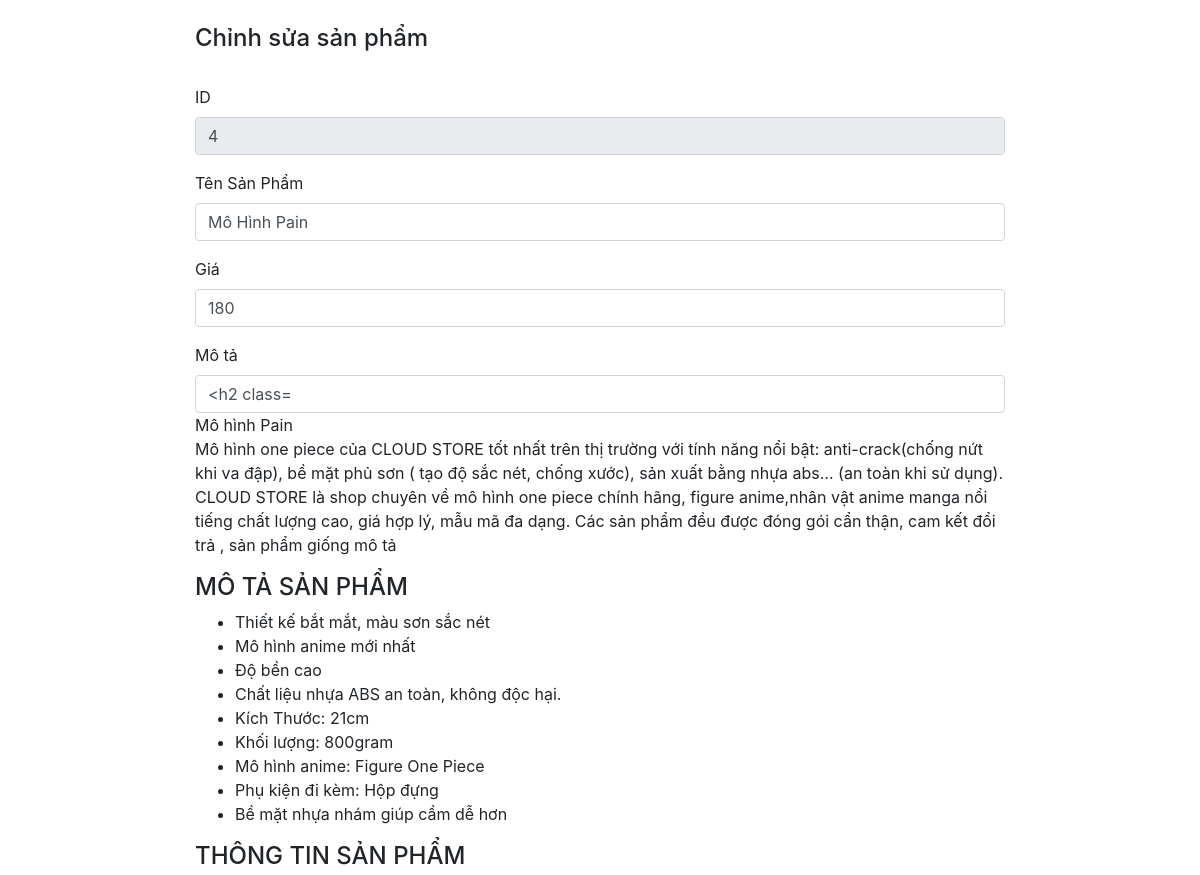
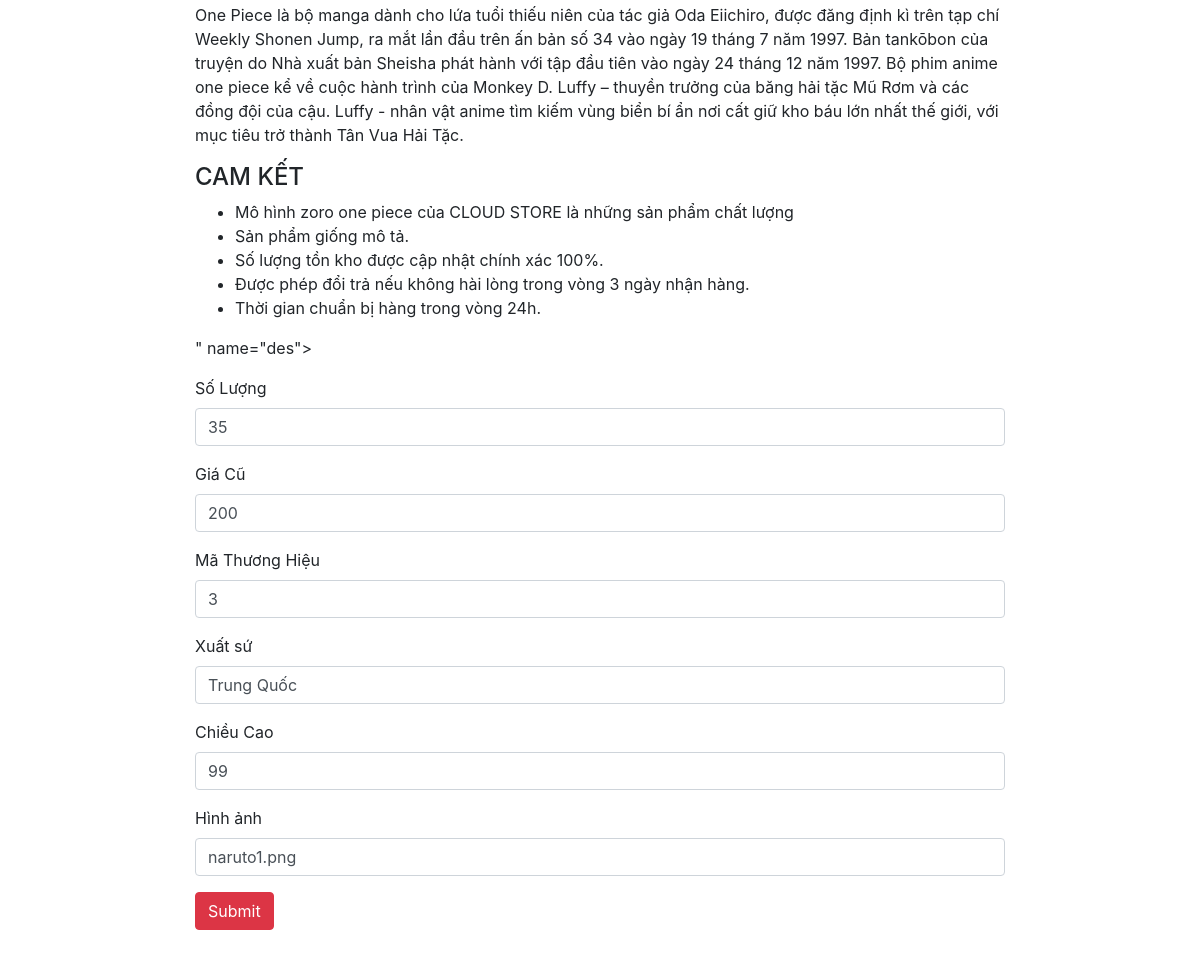
The page /web/admin/editProduct.php?id=4 on the database its author committed (2 pictures, top to bottom).
### tables this page shows
CREATE TABLE `product` (
  `id` int(8) NOT NULL auto_increment,
  `name` varchar(255) NOT NULL,
  `price` float NOT NULL,
  `lastPrice` double NOT NULL,
  `des` text NOT NULL,
  `idBrand` varchar(255) NOT NULL,
  `quantity` varchar(255) NOT NULL,
  `image` varchar(255) NOT NULL,
  `origin` varchar(255) NOT NULL,
  `size` varchar(255) NOT NULL,
  `material` varchar(255) NOT NULL,
  PRIMARY KEY  (`id`),
  KEY `idBrand` (`idBrand`)
);

### web/admin/editProduct.php (the view, shortened to what this page needs)
<?php
    $p = new myhome();
    $sqlConnect = $p->connect();
    $id = $_REQUEST['id'];
    $sql_up= "select *from product where id=".$id."";
    $query_up= mysql_query($sql_up,$sqlConnect);
    $row_up= mysql_fetch_assoc($query_up);
?>
<!DOCTYPE html>
<html lang="en">
<head>
    <link rel="stylesheet" href="https://maxcdn.bootstrapcdn.com/bootstrap/4.3.1/css/bootstrap.min.css">
</head>
<body>
<div class="container text-left" style="width: 70%; margin-bottom: 3rem;">
        <br>
        <h4>
            Chỉnh sửa sản phẩm
        </h4>
        <br>
        <form method="POST" action="" enctype="multipart/form-data">
            <div class="form-group">
                <label for="formGroupExampleInput4">ID</label>
                <input type="text" class="form-control" required value="<?php echo $row_up['id'] ?>" name="id" disabled>
            </div>
            <div class="form-group">
                <label for="formGroupExampleInput">Tên Sản Phẩm</label>
                <input type="text" class="form-control" required value="<?php echo $row_up['name'] ?>" name="name">
            </div>
            <div class="form-group">
                <label for="formGroupExampleInput2">Giá</label>
                <input type="text" class="form-control" required value="<?php echo $row_up['price'] ?>" name="price">
            </div>
            <div class="form-group">
                <label for="formGroupExampleInput4">Mô tả</label>
                <input type="text" class="form-control" required value="<?php echo $row_up['des'] ?>" name="des">
            </div>
            <div class="form-group">
                <label for="formGroupExampleInput2">Số Lượng</label>
                <input type="text" class="form-control" required value="<?php echo $row_up['quantity'] ?>" name="quantity">
            </div>
            <div class="form-group">
                <label for="formGroupExampleInput2">Giá Cũ</label>
                <input type="text" class="form-control" required value="<?php echo $row_up['lastPrice'] ?>" name="lastPrice">
            </div>
            <div class="form-group">
                <label for="formGroupExampleInput2">Mã Thương Hiệu</label>
                <input type="text" class="form-control" required value="<?php echo $row_up['idBrand'] ?>" name="idBrand">
            </div>
            <div class="form-group">
                <label for="formGroupExampleInput2">Xuất sứ</label>
                <input type="text" class="form-control" required value="<?php echo $row_up['origin'] ?>" name="origin">
            </div>
            <div class="form-group">
                <label for="formGroupExampleInput2">Chiều Cao</label>
                <input type="text" class="form-control" required value="<?php echo $row_up['size'] ?>" name="size">
            </div>
            <div class="form-group" >
                <label for="formGroupExampleInput2">Hình ảnh</label>
                <input type="text" class="form-control" required value="<?php echo $row_up['image'] ?>" name="image" >
            </div>
            <input type="submit" class="btn btn-danger" value="Submit" name="submit">
        </form>
    </div>
</body>
</html>

### rows shown on the page
product: id "4", name "Mô Hình Pain", price "180", des "Mô hình Pain Mô hình one piece của CLOUD STORE tốt nhất trên thị trường với tính năng nổi bật: anti-crack(chống nứt khi va đập), bề mặt phủ sơn ( tạo độ sắc nét, chống xước), sản xuất bằng nhựa abs… (an toàn khi sử dụng). CLOUD STORE là shop chuyên về mô hình one piece chính hãng, figure anime,nhân vật anime manga nổi tiếng chất lượng cao, giá hợp lý, mẫu mã đa dạng. Các sản phẩm đều được đóng gói cẩn thận, cam kết đổi trả , sản phẩm giống mô tả MÔ TẢ SẢN PHẨM Thiết kế bắt mắt, màu sơn sắc nét Mô hình anime mới nhất Độ bền cao Chất liệu nhựa ABS an toàn, không độc hại. Kích Thước: 21cm Khối lượng: 800gram Mô hình anime: Figure One Piece Phụ kiện đi kèm: Hộp đựng Bề mặt nhựa nhám giúp cầm dễ…", quantity "35", lastPrice "200", idBrand "3", origin "Trung Quốc", size "99", image "naruto1.png"
